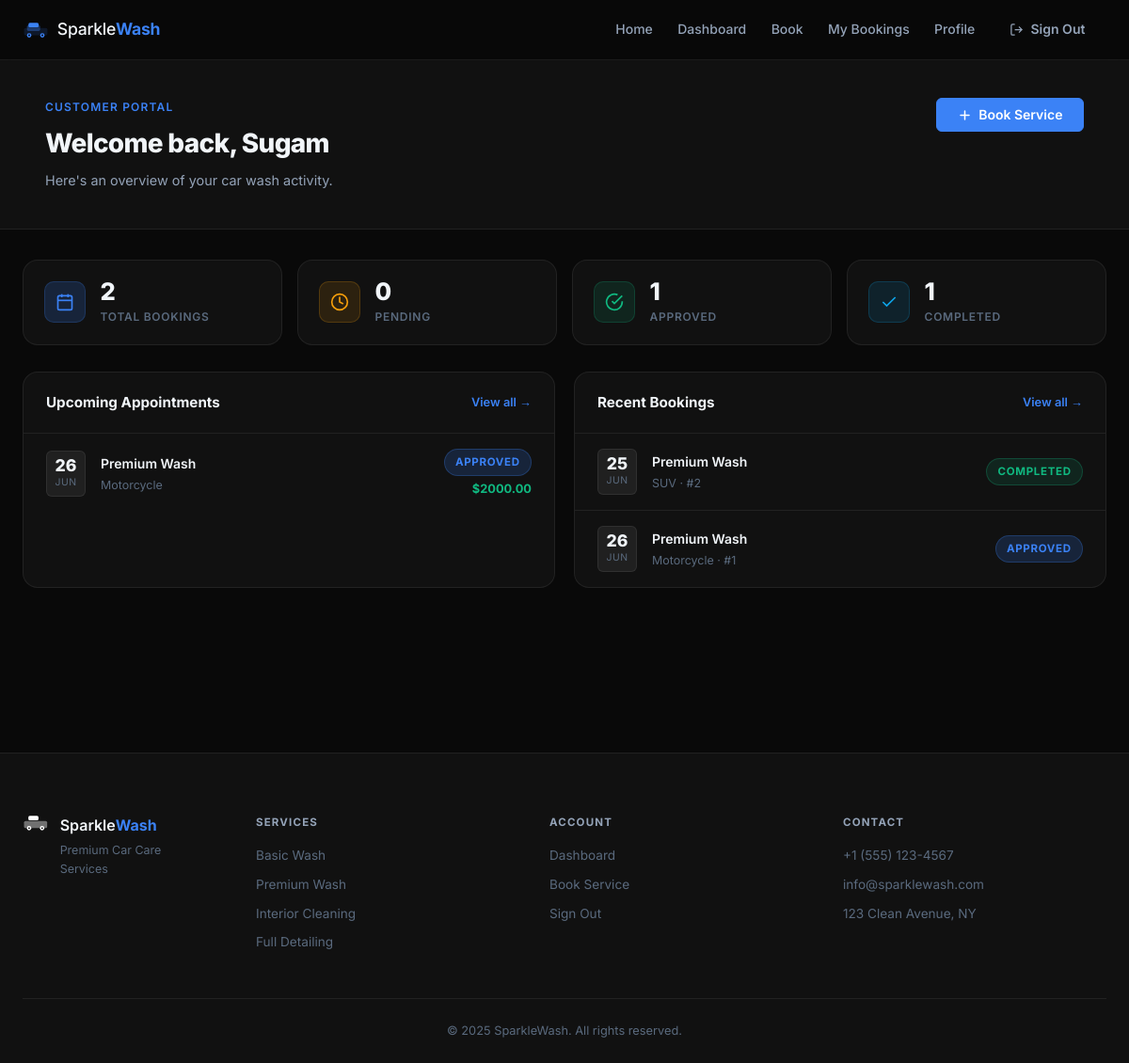
Page /dashboard/ (signed in) on the earlier database version.
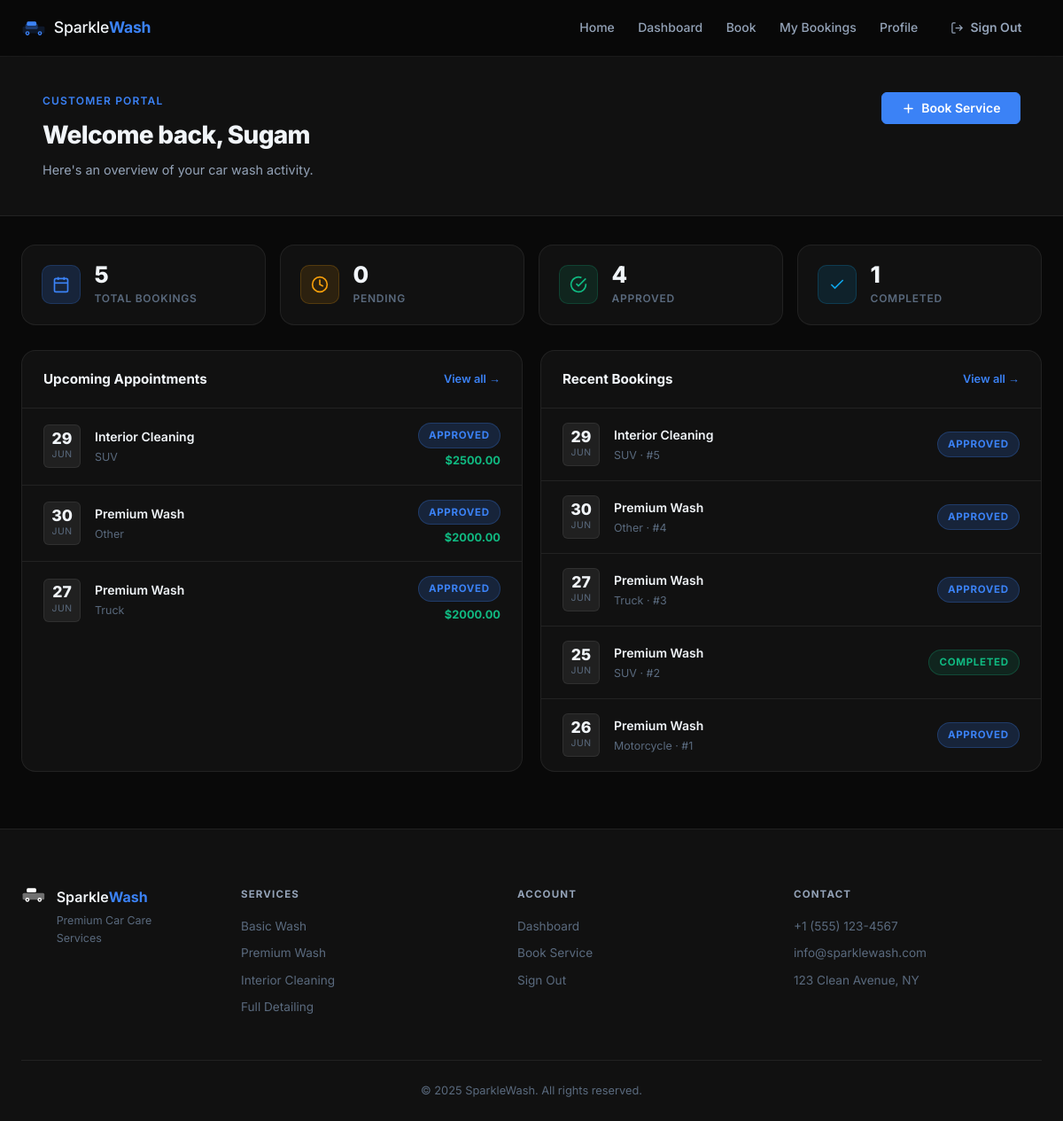
Same page on the later database version.
### wash/models.py (models this page shows, shortened)
class Booking(models.Model):
    STATUS_CHOICES = [
        ('pending', 'Pending'),
        ('approved', 'Approved'),
        ('completed', 'Completed'),
        ('cancelled', 'Cancelled'),
    ]
    VEHICLE_TYPES = [
        ('sedan', 'Sedan'),
        ('suv', 'SUV'),
        ('truck', 'Truck'),
        ('van', 'Van'),
        ('motorcycle', 'Motorcycle'),
        ('other', 'Other'),
    ]
    TIME_SLOTS = [
        ('morning', 'Morning (9 AM – 11 AM)'),
        ('afternoon', 'Afternoon (12 PM – 3 PM)'),
        ('evening', 'Evening (4 PM – 6 PM)'),
    ]
    customer = models.ForeignKey(User, on_delete=models.CASCADE, related_name='bookings')
    service_package = models.ForeignKey(ServicePackage, on_delete=models.PROTECT)
    vehicle_type = models.CharField(max_length=20, choices=VEHICLE_TYPES)
    appointment_date = models.DateField()
    appointment_time = models.CharField(max_length=20, choices=TIME_SLOTS, default='morning')
    notes = models.TextField(blank=True)
    status = models.CharField(max_length=20, choices=STATUS_CHOICES, default='pending')
    created_at = models.DateTimeField(auto_now_add=True)
    class Meta:
        ordering = ['-created_at']

class ServicePackage(models.Model):
    name = models.CharField(max_length=100)
    description = models.TextField()
    price = models.DecimalField(max_digits=8, decimal_places=2)

### wash/views.py (the view)
# urls.py: path('dashboard/', views.dashboard, name='dashboard'),
@login_required
def dashboard(request):
    if _is_staff(request.user):
        return redirect('admin_dashboard')
    bookings = request.user.bookings.select_related('service_package')
    today = timezone.now().date()
    upcoming = bookings.filter(appointment_date__gte=today, status__in=['pending', 'approved'])
    review_pending = bookings.filter(status='completed').exclude(review__isnull=False)[:2]
    return render(request, 'wash/dashboard.html', {
        'bookings': bookings[:5],
        'upcoming': upcoming[:3],
        'total': bookings.count(),
        'pending_count': bookings.filter(status='pending').count(),
        'completed_count': bookings.filter(status='completed').count(),
        'approved_count': bookings.filter(status='approved').count(),
        'review_pending': review_pending,
    })

### wash/views.py (called while the page is built)
def _is_staff(user):
    return user.is_active and (user.is_staff or user.is_superuser)

### templates/wash/dashboard.html (shortened to what the changed rows need)
{% extends 'base.html' %}
{% block content %}
<div class="page-wrap">
  <div class="page-header">
    <div class="container">
      <div class="page-header-inner">
        <div>
          <h1 class="page-title">Welcome back, {{ user.first_name|default:user.username }}</h1>
        </div>
      </div>
    </div>
  </div>
  <div class="container dashboard-container">
    <div class="stats-row">
      <div class="stat-tile">
        <div class="stat-tile-body">
          <span class="stat-num">{{ total }}</span>
          <span class="stat-lbl">Total Bookings</span>
        </div>
      </div>
      <div class="stat-tile">
        <div class="stat-tile-body">
          <span class="stat-num">{{ approved_count }}</span>
          <span class="stat-lbl">Approved</span>
        </div>
      </div>
    </div>
    <div class="dash-grid">
      <div class="dash-card">
        <div class="dash-card-head">
          <h2>Upcoming Appointments</h2>
        </div>
        {% if upcoming %}
          <div class="booking-feed">
            {% for b in upcoming %}
            <div class="bf-item">
              <div class="bf-date-block">
                <span class="bf-day">{{ b.appointment_date|date:"d" }}</span>
                <span class="bf-mon">{{ b.appointment_date|date:"M" }}</span>
              </div>
              <div class="bf-info">
                <p class="bf-title">{{ b.service_package.name }}</p>
                <p class="bf-meta">{{ b.get_vehicle_type_display }}</p>
              </div>
              <div class="bf-right">
                <span class="status-pill sp-{{ b.status }}">{{ b.get_status_display }}</span>
                <p class="bf-price">${{ b.service_package.price }}</p>
              </div>
            </div>
            {% endfor %}
          </div>
        {% endif %}
      </div>
      <div class="dash-card">
        <div class="dash-card-head">
          <h2>Recent Bookings</h2>
        </div>
        {% if bookings %}
          <div class="booking-feed">
            {% for b in bookings %}
            <div class="bf-item">
              <div class="bf-date-block">
                <span class="bf-day">{{ b.appointment_date|date:"d" }}</span>
                <span class="bf-mon">{{ b.appointment_date|date:"M" }}</span>
              </div>
              <div class="bf-info">
                <p class="bf-title">{{ b.service_package.name }}</p>
                <p class="bf-meta">{{ b.get_vehicle_type_display }} · #{{ b.pk }}</p>
              </div>
              <span class="status-pill sp-{{ b.status }}">{{ b.get_status_display }}</span>
            </div>
            {% endfor %}
          </div>
        {% else %}
          <div class="empty-panel">
            <p>No bookings yet.</p>
            <a href="{% url 'book_service' %}" class="btn btn-outline" style="margin-top:1rem">Book your first wash</a>
          </div>
        {% endif %}
      </div>
    </div>
  </div>
</div>
{% endblock %}

Differences in the rows shown:
no longer on one of the page's lists (row unchanged): Booking: appointment_date "26", appointment_date "JUN", service_package.name "Premium Wash", vehicle_type "Motorcycle", status "APPROVED", service_package.price "2000.00"
added Booking: appointment_date "29", appointment_date "JUN", service_package.name "Interior Cleaning", vehicle_type "SUV", status "APPROVED", service_package.price "2500.00", pk "5"
added Booking: appointment_date "30", appointment_date "JUN", service_package.name "Premium Wash", vehicle_type "Other", status "APPROVED", service_package.price "2000.00", pk "4"
added Booking: appointment_date "27", appointment_date "JUN", service_package.name "Premium Wash", vehicle_type "Truck", status "APPROVED", service_package.price "2000.00", pk "3"
Other differences:
{{ total }}: "2" → "5"
{{ approved_count }}: "1" → "4"
